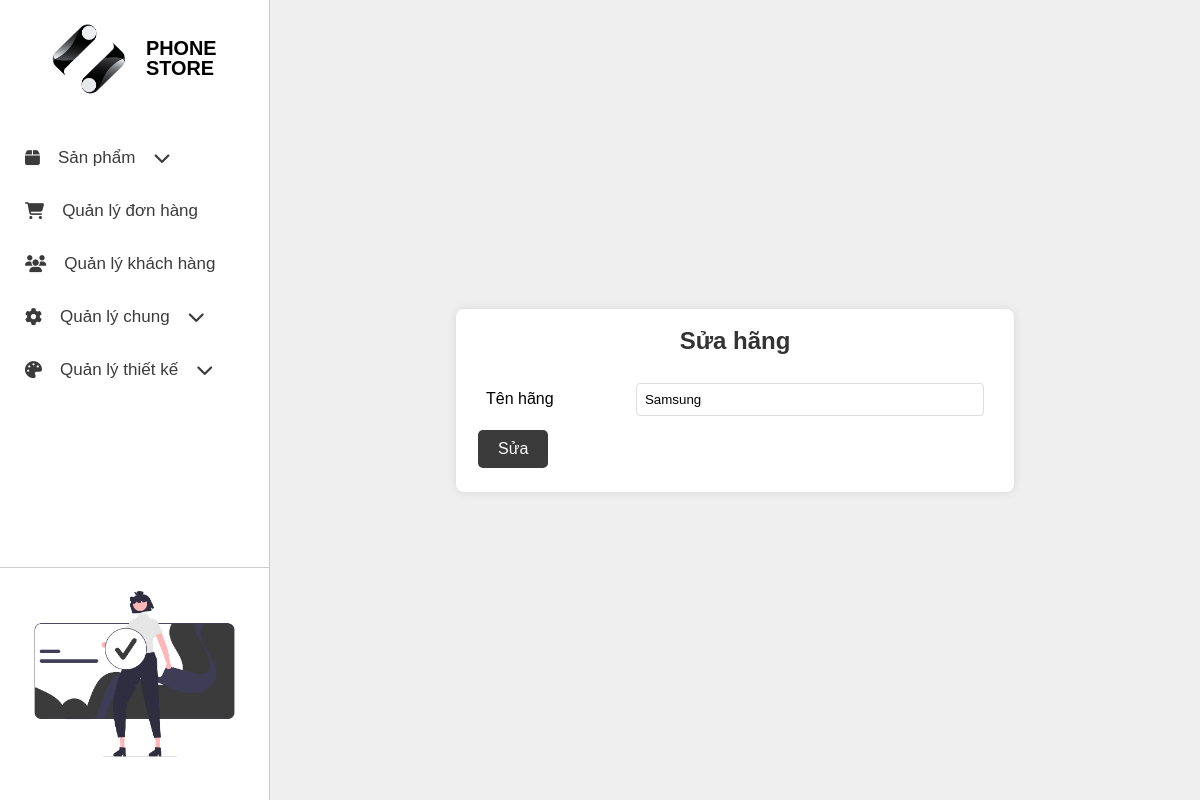
The app's page /app/views/admin/?id_hsx=2&page=sua_hang with its own data.
### tables this page shows
CREATE TABLE `tbl_logo` (
  `id_logo` int(11) NOT NULL,
  `img_path` varchar(100) NOT NULL
);

CREATE TABLE `tbl_hangsanxuat` (
  `id_hsx` int(10) NOT NULL,
  `tenhsx` varchar(100) NOT NULL
);

### app/controllers/Admin/logoController/hienthi_logo_controller.php (called while the page is built)
<?php
  include_once($_SERVER['DOCUMENT_ROOT'] . '/BTL_web/app/models/logo.php');
  $logo = new data_logo();
  $result = $logo->hienthi_logo();
?>

### app/models/logo.php (called while the page is built, shortened)
<?php
include_once($_SERVER['DOCUMENT_ROOT'] . '/BTL_web/config/dbconnect.php');
class data_logo{
    public function hienthi_logo(){
        global $conn;
        $sql = "SELECT * FROM tbl_logo";
        $result = mysqli_query($conn, $sql);
        return $result;
    }
}
?>

### app/models/hangsanxuat.php (called while the page is built, shortened)
<?php
  include_once($_SERVER['DOCUMENT_ROOT'] . '/BTL_web/config/dbconnect.php');
  class data_hangsanxuat
  {
    public function search_hang_san_xuat_by_id($id_hsx){
      global $conn;
      $sql = "SELECT * FROM tbl_hangsanxuat WHERE id_hsx = $id_hsx";
      $result = mysqli_query($conn, $sql);
      return $result;
    }
  }
?>

### app/views/admin/hang/view_sua_hang.php (the view, shortened to what this page needs)
<link rel="stylesheet" href="/BTL_web/app/views/admin/hang/view_sua_hang.css">
<?php
  include_once($_SERVER['DOCUMENT_ROOT'] . '/BTL_web/app/models/hangsanxuat.php');
  $hangsanxuat = new data_hangsanxuat();
  $result = $hangsanxuat->search_hang_san_xuat_by_id($_GET['id_hsx']);
  $row = mysqli_fetch_assoc($result);
?>
<div class="container">
  <h2>Sửa hãng </h2>
  <form action="/BTL_web/app/controllers/Admin/hangsanxuatController/sua_hangsanxuat_controller.php" method="post">
      <table>
      <tbody>
        <tr>
          <td>Tên hãng</td>
          <td><input type="text" name="tenhsx" value="<?php echo $row['tenhsx'] ?>" required></td>
        </tr>
      </tbody>
    </table>
    <button type="submit">Sửa</button>
  </form>
</div>

### app/views/admin/index.php (shortened to what this page needs)
<?php
    include_once($_SERVER['DOCUMENT_ROOT'] . '/BTL_web/app/controllers/Admin/logoController/hienthi_logo_controller.php');
    $row_logo = mysqli_fetch_assoc($result);
?>
<!DOCTYPE html>
<html lang="en">
<head>
    <link rel="stylesheet" href="https://cdnjs.cloudflare.com/ajax/libs/font-awesome/6.6.0/css/all.min.css" />
    <link rel="stylesheet" href="./index.css">
</head>
<body>
    <div class="sidebar">
        <div class = "div_logo">
            <a href="./" class="logo">
                <img src="<?php echo $row_logo['img_path']; ?>" width="100px" alt="Logo">
                <h3>PHONE STORE</h3>
            </a>
        </div>
        <ul>
            <li class="menu">
                <a href="">
                    <i class="fas fa-box"></i> <span>Sản phẩm</span>
                    <i class="fas fa-chevron-down dropdown-icon"></i>
                </a>
            </li>
            <li >
                <a href="?page=qldonhang">
                    <i class="fas fa-shopping-cart"></i> <span>Quản lý đơn hàng</span>
                </a>
            </li>
            <li>
                <a href="?page=qlkhachhang">
                    <i class="fas fa-users"></i> <span>Quản lý khách hàng</span>
                </a>
            </li>
            <li class="menu">
                <a href="#">
                    <i class="fa-solid fa-gear"></i> <span>Quản lý chung</span>
                    <i class="fas fa-chevron-down dropdown-icon"></i>
                </a>
            </li>
            <li class="menu">
                <a href="#">
                    <i class="fas fa-palette"></i> <span>Quản lý thiết kế</span>
                    <i class="fas fa-chevron-down dropdown-icon"></i>
                </a>
            </li>
        </ul>
        <div class="div_img">
            <img src="/BTL_web/public/imgs/admin_div_sidebar.png" alt="">
        </div>
    </div>
    <div class="main">
        <?php
            if(isset($_GET['page']) && $_GET['page'] == 'qlsanpham') {
                include("./sanpham/view_list_sanpham.php");
            }
            else if(isset($_GET['page']) && $_GET['page'] == 'them_sanpham') {
                include("./sanpham/view_them_sanpham.php");
            }
            else if(isset($_GET['page']) && $_GET['page'] == 'sua_sanpham') {
                include("./sanpham/view_sua_sanpham.php");
            }
            else if(isset($_GET['page']) && $_GET['page'] == 'them_hang') {
                include("./hang/view_them_hang.php");
            }
            else if(isset($_GET['page']) && $_GET['page'] == 'sua_hang') {
                include("./hang/view_sua_hang.php");
            }
        ?>
    </div>
</body>
</html>

### app/views/admin/index.css (style rules this page uses)
*, *:before, *:after { box-sizing: border-box; }
* { margin: 0; padding: 0; font-family: sans-serif; }
img, picture, svg, video { display: block; max-width: 100%; }
input, select, textarea { background-color: transparent; outline: none; }
button { cursor: pointer; background-color: transparent; outline: none; border: 0; }
body { min-height: 100vh; font-weight: 400; font-size: 16px; line-height: 1; }
a { text-decoration: none; color: inherit; }
body { display: grid; grid: "sidebar body" 1fr / 270px 1fr; }
.sidebar { background-color: #fff; font-size: 17px; display: flex; flex-direction: column; border-right: 1px solid #ccc; }
.div_logo { display: flex; justify-content: center; align-items: center; padding: 12px; margin-bottom: 25px; margin-top: 12px; }
.div_logo a { display: flex; justify-content: center; align-items: center; gap: 20px; }
.logo { width: 30%; height: 30%; display: block; }
.sidebar ul { list-style-type: none; padding: 0; margin: 0; }
.sidebar li { padding: 18px 25px; transition: all 0.3s ease; cursor: pointer; color: #3c3b3b; }
.sidebar li a { display:flex; align-items:center; justify-content:start; gap:18px; }
.sidebar li.menu { position: relative; }
.div_img { margin-top: auto; margin-bottom: 20px; border-top: 1px solid #ccc; }
.main { background-color: #efefef; display: flex; justify-content: center; align-items: center; }

### app/views/admin/hang/view_sua_hang.css (style rules this page uses)
.container { width: 60%; margin: 50px auto; background-color: #fff; padding: 20px; border-radius: 8px; box-shadow: 0 0 10px rgba(0, 0, 0, 0.1); }
h2 { text-align: center; margin-bottom: 20px; color: #333; }
table { width: 100%; border-collapse: collapse; }
td { padding: 10px; }
input { width: 100%; padding: 8px; border: 1px solid #ddd; border-radius: 4px; box-sizing: border-box; }
button { display: block; padding: 10px; margin-top: 20px; background-color: #016bcf; color: white; border: none; border-radius: 4px; cursor: pointer; }
.container button { color: #fff; padding: 10px 20px; text-align: center; text-decoration: none; display: inline-block; font-size: 16px; margin: 4px 2px; cursor: pointer; border-radius: 5px; background-color: #3c3b3b; border: none; transition: all 0.3s ease; }

### records on screen
tbl_logo: img_path (picture)
tbl_hangsanxuat: tenhsx "Samsung"
